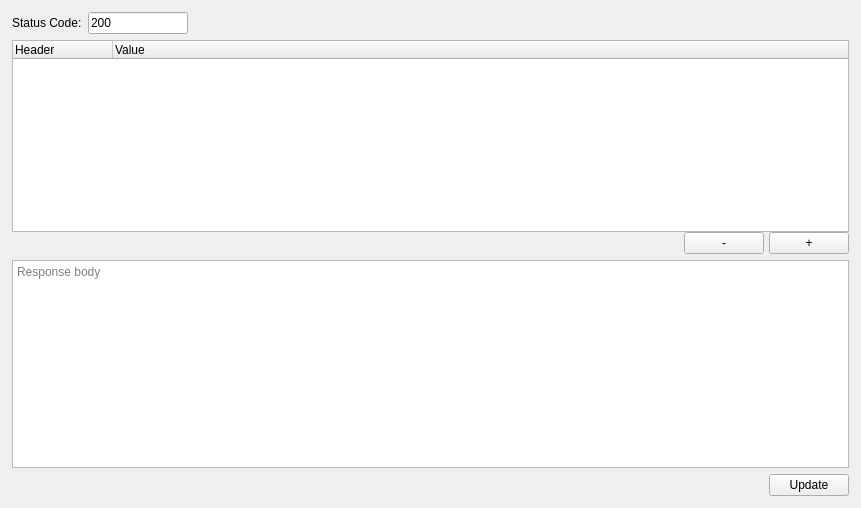
<?xml version="1.0" encoding="UTF-8"?>
<ui version="4.0">
 <class>MethodWidget</class>
 <widget class="QWidget" name="MethodWidget">
  <property name="geometry">
   <rect>
    <x>0</x>
    <y>0</y>
    <width>861</width>
    <height>508</height>
   </rect>
  </property>
  <property name="windowTitle">
   <string>Form</string>
  </property>
  <layout class="QVBoxLayout" name="verticalLayout_2">
   <property name="leftMargin">
    <number>12</number>
   </property>
   <property name="topMargin">
    <number>12</number>
   </property>
   <property name="rightMargin">
    <number>12</number>
   </property>
   <property name="bottomMargin">
    <number>12</number>
   </property>
   <item>
    <layout class="QHBoxLayout" name="horizontalLayout">
     <item>
      <widget class="QLabel" name="label">
       <property name="text">
        <string>Status Code:</string>
       </property>
      </widget>
     </item>
     <item>
      <widget class="QLineEdit" name="textStatusCode">
       <property name="minimumSize">
        <size>
         <width>100</width>
         <height>0</height>
        </size>
       </property>
       <property name="maximumSize">
        <size>
         <width>100</width>
         <height>16777215</height>
        </size>
       </property>
       <property name="inputMethodHints">
        <set>Qt::ImhDigitsOnly|Qt::ImhPreferNumbers</set>
       </property>
       <property name="text">
        <string notr="true">200</string>
       </property>
       <property name="maxLength">
        <number>3</number>
       </property>
       <property name="placeholderText">
        <string>Status code</string>
       </property>
      </widget>
     </item>
     <item>
      <spacer name="horizontalSpacer">
       <property name="orientation">
        <enum>Qt::Horizontal</enum>
       </property>
       <property name="sizeHint" stdset="0">
        <size>
         <width>40</width>
         <height>20</height>
        </size>
       </property>
      </spacer>
     </item>
    </layout>
   </item>
   <item>
    <layout class="QVBoxLayout" name="verticalLayout">
     <property name="spacing">
      <number>0</number>
     </property>
     <item>
      <widget class="QTreeWidget" name="treeHeaders">
       <property name="maximumSize">
        <size>
         <width>16777215</width>
         <height>200</height>
        </size>
       </property>
       <property name="tabKeyNavigation">
        <bool>true</bool>
       </property>
       <property name="alternatingRowColors">
        <bool>true</bool>
       </property>
       <property name="uniformRowHeights">
        <bool>true</bool>
       </property>
       <column>
        <property name="text">
         <string>Header</string>
        </property>
       </column>
       <column>
        <property name="text">
         <string>Value</string>
        </property>
       </column>
      </widget>
     </item>
     <item>
      <layout class="QHBoxLayout" name="horizontalLayout_2">
       <property name="spacing">
        <number>5</number>
       </property>
       <item>
        <spacer name="horizontalSpacer_2">
         <property name="orientation">
          <enum>Qt::Horizontal</enum>
         </property>
         <property name="sizeHint" stdset="0">
          <size>
           <width>208</width>
           <height>20</height>
          </size>
         </property>
        </spacer>
       </item>
       <item>
        <widget class="QPushButton" name="btnRemoveHeader">
         <property name="text">
          <string>-</string>
         </property>
        </widget>
       </item>
       <item>
        <widget class="QPushButton" name="btnAddHeader">
         <property name="text">
          <string>+</string>
         </property>
        </widget>
       </item>
      </layout>
     </item>
    </layout>
   </item>
   <item>
    <widget class="QPlainTextEdit" name="textBody">
     <property name="tabStopWidth">
      <number>20</number>
     </property>
     <property name="placeholderText">
      <string>Response body</string>
     </property>
    </widget>
   </item>
   <item>
    <layout class="QHBoxLayout" name="horizontalLayout_3">
     <item>
      <spacer name="horizontalSpacer_3">
       <property name="orientation">
        <enum>Qt::Horizontal</enum>
       </property>
       <property name="sizeHint" stdset="0">
        <size>
         <width>238</width>
         <height>20</height>
        </size>
       </property>
      </spacer>
     </item>
     <item>
      <widget class="QPushButton" name="btnUpdate">
       <property name="text">
        <string>Update</string>
       </property>
      </widget>
     </item>
    </layout>
   </item>
  </layout>
 </widget>
 <resources/>
 <connections/>
</ui>
